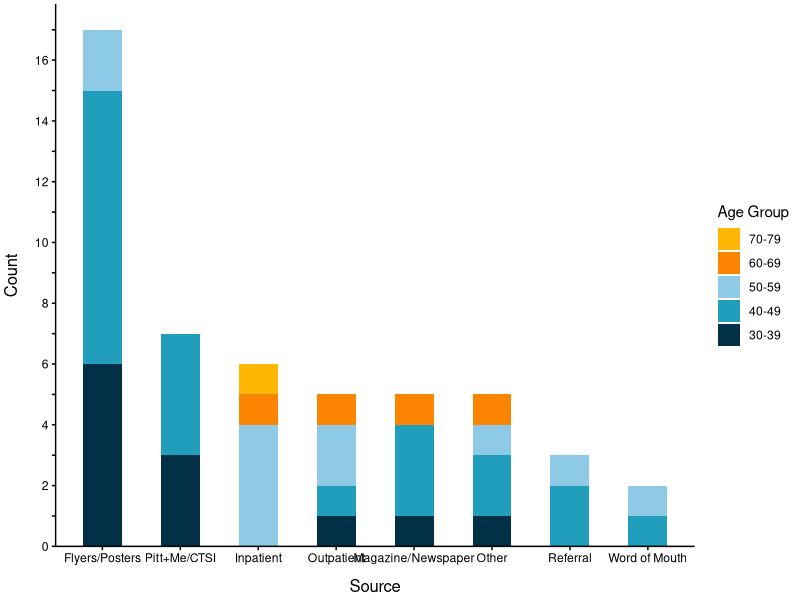
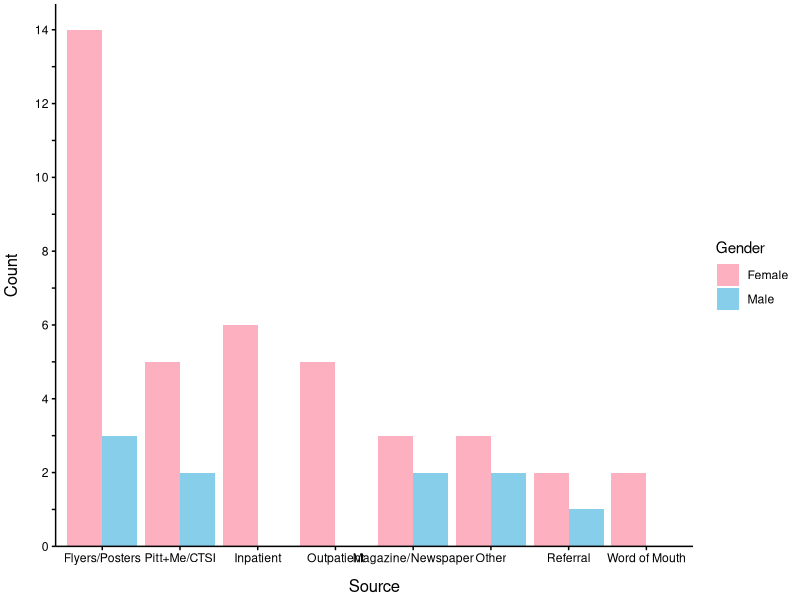
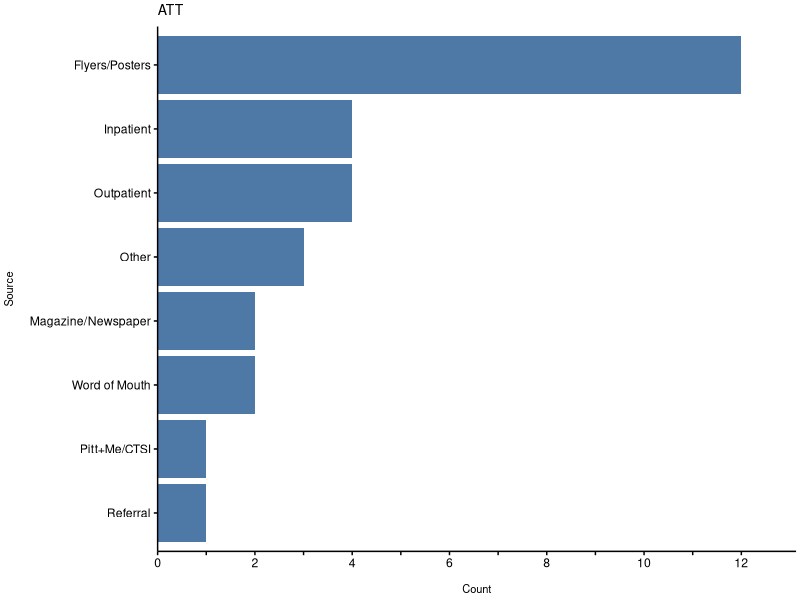
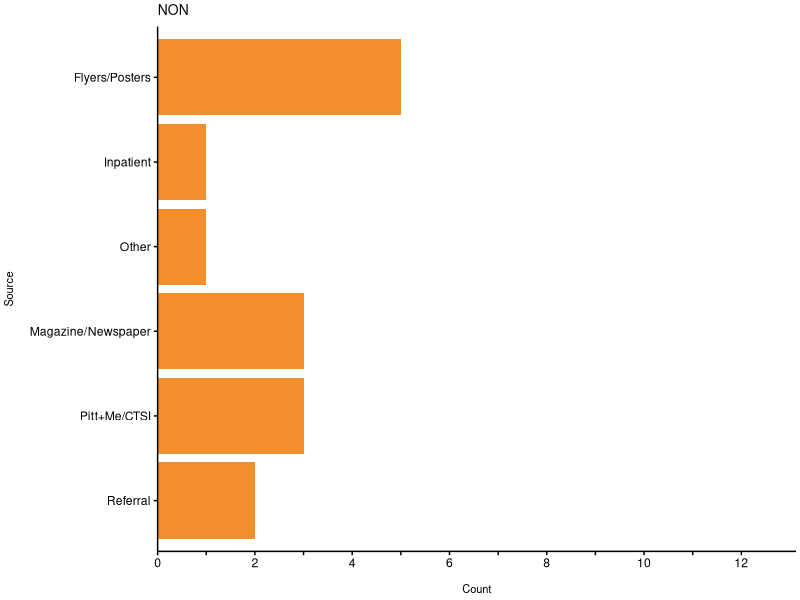
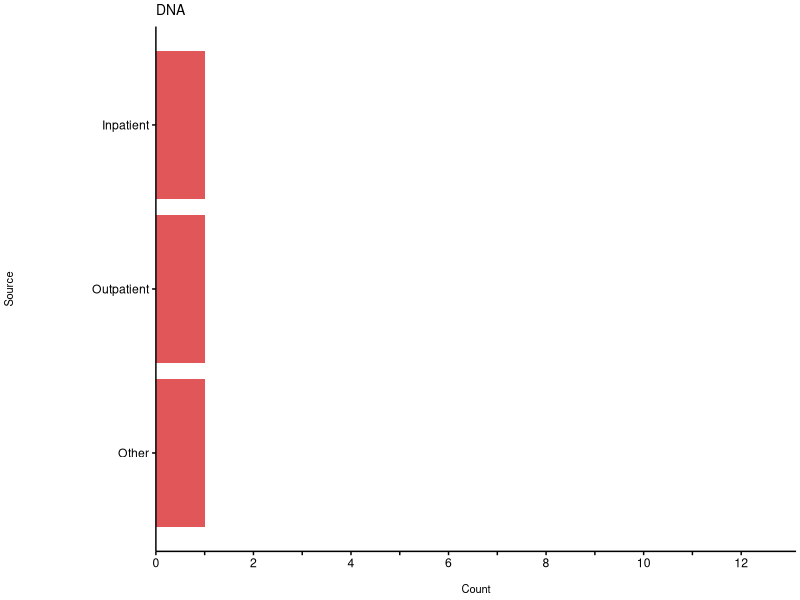
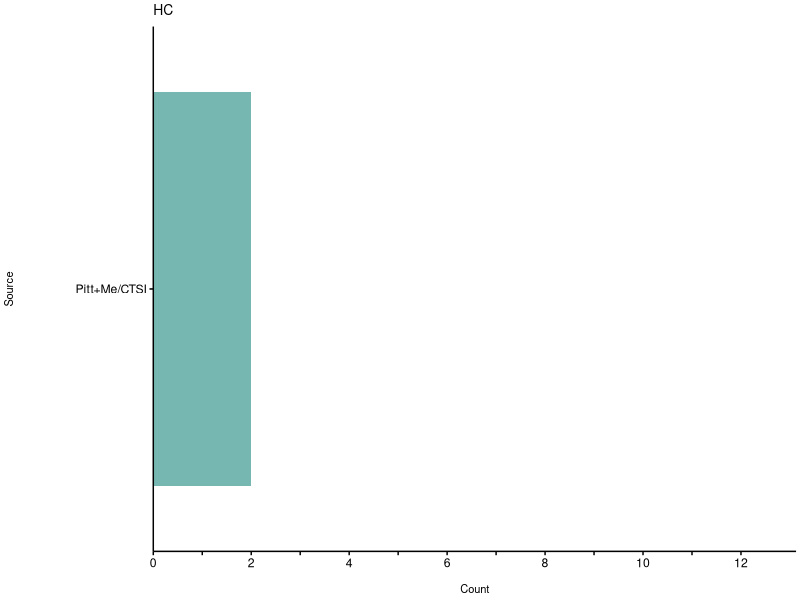
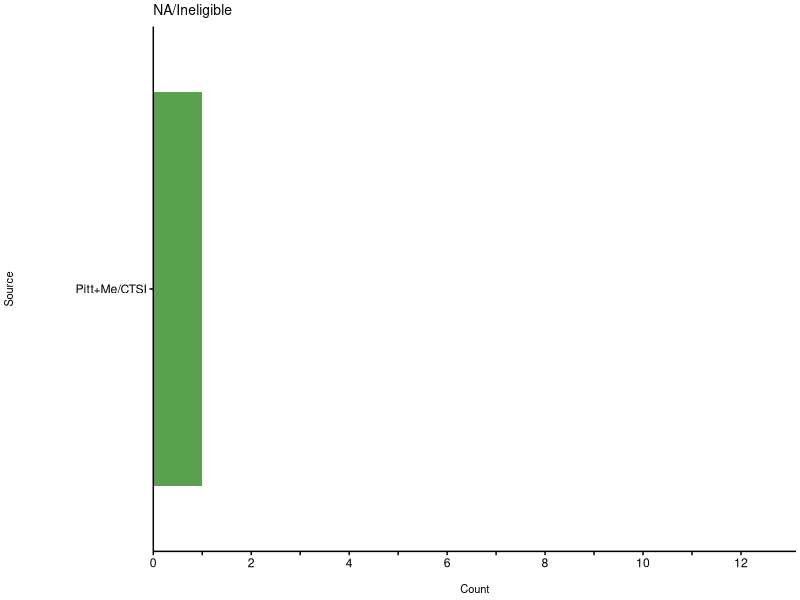

Generate these figures, in order, with R:
## ---- chunk 1
library(ggplot2)
library(dplyr)
plot_data <- read.csv("plot_data.csv")
plot_data$RecruitSource <- factor(plot_data$RecruitSource, 
    levels = c("Flyers/Posters", "Pitt+Me/CTSI", "Inpatient", "Outpatient", "Magazine/Newspaper", "Other", "Referral", "Word of Mouth"))
age_colors <- c("#ffb703", "#fb8500", "#8ecae6", "#219ebc", "#023047")
plot_data$Age_Group <- factor(plot_data$Age_Group, 
    levels = c("70-79", "60-69", "50-59", "40-49", "30-39"))

base_plot <- ggplot(plot_data) +
  theme_minimal() +
  theme(
    panel.border = element_blank(),
    panel.grid = element_blank(),
    plot.margin = margin(0.1, 0.1, 0.1, 0.1, "cm"),
    axis.title.x = element_text(margin = margin(t = 10), size = 12),
    axis.title.y = element_text(margin = margin(r = 10), size = 12),
    axis.line = element_line(color = "black"),
    axis.text = element_text(color = "black"),
    axis.ticks = element_line(color = "black")
  )

age_plot <- base_plot +
  aes(x = RecruitSource, fill = Age_Group) +
  geom_bar(width = 0.5) +
  scale_fill_manual(values = age_colors) +
  scale_y_continuous(limits = c(0,17),
                     breaks = seq(0, 18, by = 1),
                     labels = function(x) ifelse(x %% 2 == 0, x, ""),
                     expand = expansion(mult = c(0, 0.05))
                     ) +
  labs(
    x = "Source",
    y = "Count",
    fill = "Age Group")


gender_plot <- base_plot+
  aes(x = RecruitSource, fill = Gender) +
  geom_bar(position = position_dodge(preserve = 'single', width = 0.9)) +
  scale_y_continuous(limits = c(0,14),
                     breaks = seq(0, 14, by = 1),
                     labels = function(x) ifelse(x %% 2 == 0, x, ""),
                     expand = expansion(mult = c(0, 0.05))
                     ) +
  scale_fill_manual(values = c("Female" = "#fdb0c0", "Male" = "#87ceeb")) +
  labs(
    x = "Source",
    y = "Count",
    fill = "Gender")


group_plot_data <- as.data.frame(table(plot_data$RecruitSource, plot_data$Group))
colnames(group_plot_data) <- c("RecruitSource", "Group", "Count")
group_plot_data <- group_plot_data %>%
  filter(Count > 0)
group_plot_data$RecruitSource <- factor(group_plot_data$RecruitSource, 
                             levels = c("Referral", "Pitt+Me/CTSI", "Word of Mouth", "Magazine/Newspaper", "Other", "Outpatient", "Inpatient", "Flyers/Posters"))
group_plot_data$Group <- factor(group_plot_data$Group, 
                         levels = c("ATT", "NON", "DNA", "HC", "NA/Ineligible"))

group_colors <- list(
  ATT = "#4E79A7",
  NON = "#F28E2B",
  DNA = "#E15759",
  HC = "#76B7B2",
  `NA/Ineligible` = "#59A14F"
)
make_group_plot <- function(group_name, y_margin = 10){
  ggplot(group_plot_data %>% filter(Group == group_name)) +
    geom_bar(aes(x=RecruitSource, y=Count), stat="identity", fill=group_colors[[group_name]]) +
    coord_flip() +
    scale_y_continuous(
                       limits = c(0, 12.5),
                       breaks = seq(0, 12, by=1),
                       labels = function(x) ifelse(x %% 2 == 0, x, ""),
                       expand = expansion(mult = c(0, 0.05))
                       ) +
  theme_minimal() +
  theme(
    legend.position = "none",
    panel.border = element_blank(),
    plot.margin = margin(0.1, 0.1, 0.1, 0.1, "cm"),
    panel.grid = element_blank(),
    axis.title.x = element_text(margin = margin(t = 10), size = 8),
    axis.title.y = element_text(margin = margin(r = y_margin), size = 8),
    axis.line = element_line(color = "black"),
    axis.text = element_text(color = "black"),
    axis.ticks = element_line(color = "black"),
    plot.title = element_text(size = 10)
  ) +
  xlab("Source") +
  ylab("Count") +
  ggtitle(group_name)
}

ATT_plot <- make_group_plot("ATT")
NON_plot <- make_group_plot("NON")
DNA_plot <- make_group_plot("DNA", y_margin = 55)
HC_plot <- make_group_plot("HC", 43)
NA_plot <- make_group_plot("NA/Ineligible", 43)
## ---- chunk 2
age_plot
## ---- chunk 3
gender_plot
## ---- chunk 4
ATT_plot
## ---- chunk 5
NON_plot
## ---- chunk 6
DNA_plot
## ---- chunk 7
HC_plot
## ---- chunk 8
NA_plot
